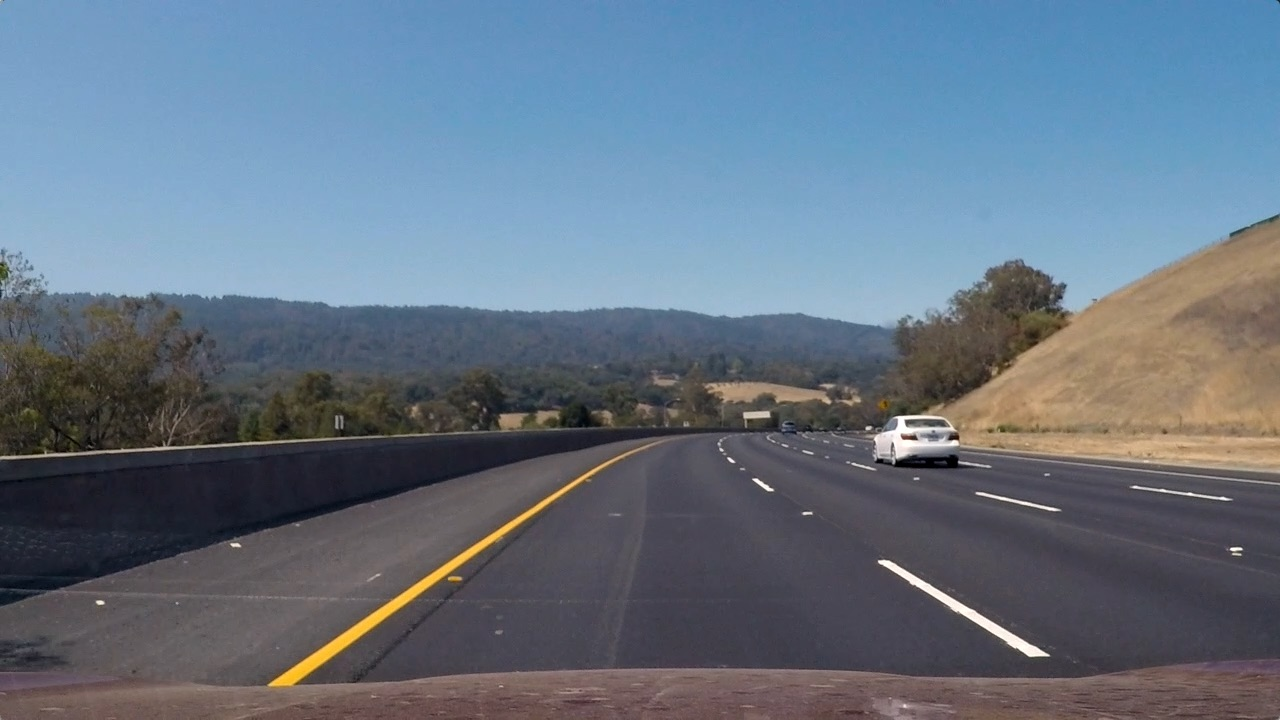
#> input picture lane_detection2/test/test3.jpg, 1280 x 720 px
$ python laneDetection.py
#> lines starting #> are read from the running program, lines starting #| are printed output that depends on the picture; after the words box and inside, x2 and y2 are one past the last pixel; in counts of white or black regions, pixels touching at a corner belong together; long printed decimals are rounded
### lane_detection2/preprocessing.py
import cv2
import numpy as np


def gray(image):
    return cv2.cvtColor(image, cv2.COLOR_BGR2GRAY)


def warp(image, draw_lines=False):
    height = image.shape[0]
    width = image.shape[1]

    #             szerokość wysokość
    src = np.float32([(550, 460),
                      (150, 720),
                      (1200, 720),
                      (770, 460)])

    dst = np.float32([(100, 0),
                      (100, 720),
                      (1100, 720),
                      (1100, 0)])

    # src = np.float32([[200, 460], [1150, 460], [436, 220], [913, 220]])
    # dst = np.float32([[300, 720], [1000, 720], [400, 0], [1200, 0]])

    if draw_lines:
        copy = np.copy(image)
        for i in range(src.shape[0]):
            x = src[i][0]
            y = src[i][1]
            if not i == src.shape[0]-1:
                x_1 = src[i+1][0]
                y_1 = src[i+1][1]
            else:
                x_1 = src[0][0]
                y_1 = src[0][1]
            text = cv2.putText(copy, f'{x}, {y}', (int(x-100), int(y-15)), cv2.FONT_HERSHEY_COMPLEX, 1, (255, 255, 255),
                               2, cv2.LINE_AA)
            copy = cv2.circle(text, (x, y), radius=0, color=(0, 0, 255), thickness=10)
            line = cv2.line(copy, (x, y), (x_1, y_1), color=(0, 255, 0), thickness=3)
        # cv2.imshow('outout', line)

    M = cv2.getPerspectiveTransform(src, dst)

    M_inv = cv2.getPerspectiveTransform(dst, src)

    warp = cv2.warpPerspective(image, M, (width, height), flags=cv2.INTER_LINEAR)
    # output_front = cv2.warpPerspective(image, M_inv, (width, height), flags=cv2.INTER_LINEAR)

    return warp, M_inv


def threshold(image):
    # ret, image = cv2.threshold(image, 170, 225, cv2.THRESH_BINARY)
    (ret, image) = cv2.threshold(image, 0, 225, cv2.THRESH_BINARY | cv2.THRESH_OTSU)
    if not ret:
        print('Error in threshold value')
    else:
        return image


image = cv2.imread('test/test3.jpg')
#> image is the input picture: shape (720, 1280, 3); mean B, G, R 130.7, 115.3, 101.1
image = cv2.flip(image, 1)
frame, inv_M = warp(image, True)
#> after the loop in warp, `for i in range(src.shape[0]):`:
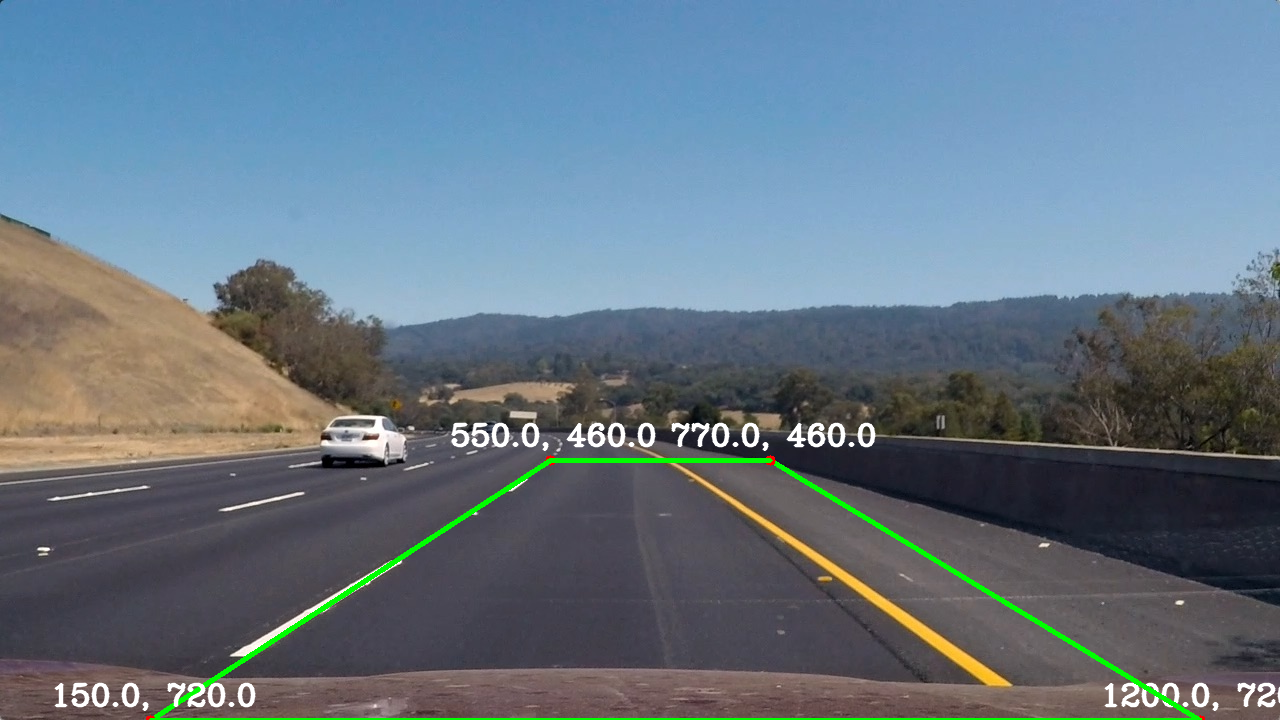
#> copy: shape (720, 1280, 3); mean B, G, R 131.1, 118, 101.4
#> in warp, `warp = cv2.warpPerspective(image, M, (width, height), flags=cv2.INTER_..`:
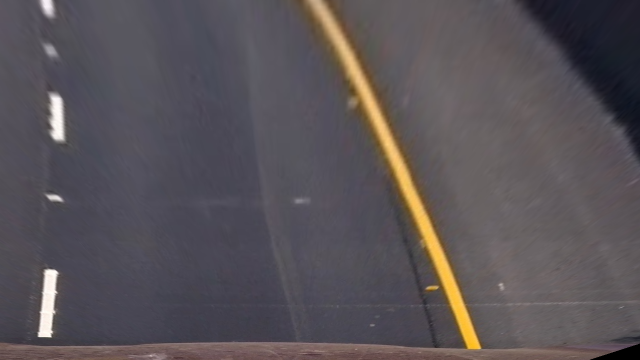
#> warp: shape (720, 1280, 3) (shown at 1/2 size); mean B, G, R 87.4, 83.2, 89
#> inv_M = [[0.22, -0.72, 528], [-3.1e-16, -0.429, 460], [-6.65e-19, -0.0011, 1]]
# cv2.imshow('frame', frame)
gray_img = gray(frame)
threshold_img = threshold(gray_img)
#> in threshold, `(ret, image) = cv2.threshold(image, 0, 225, cv2.THRESH_BINARY | cv2.TH..`:
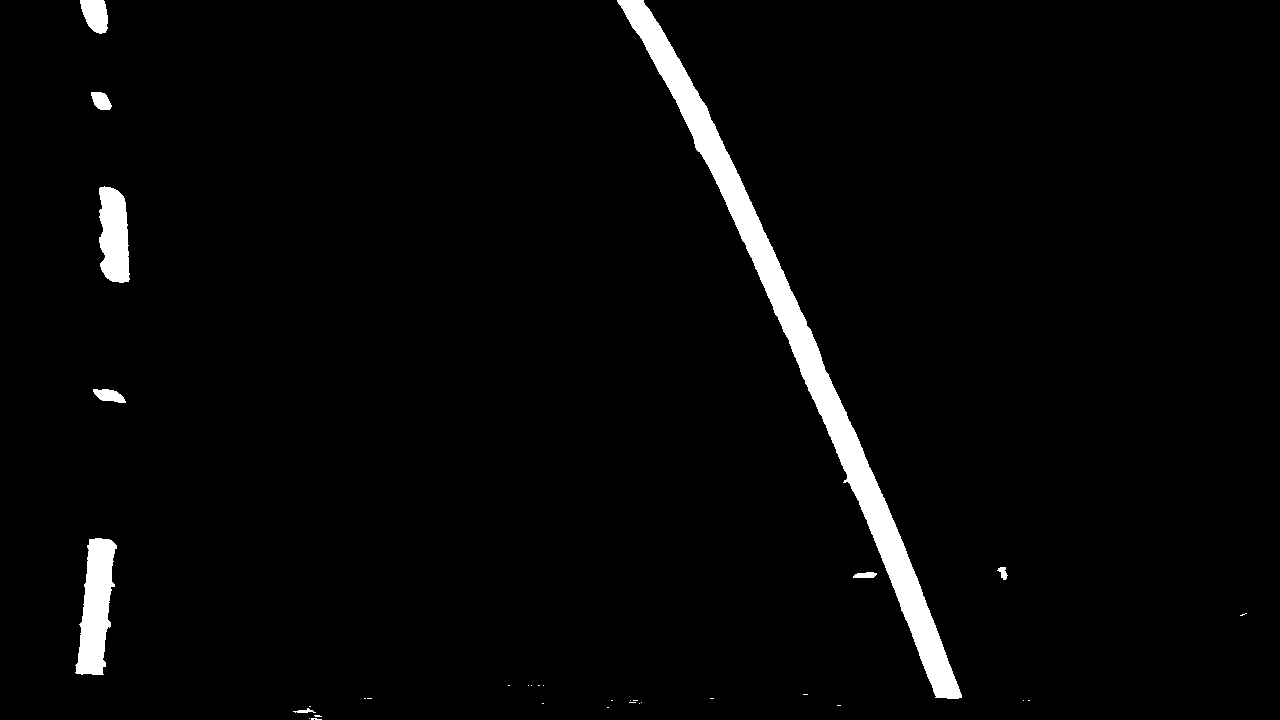
#> image: shape (720, 1280); values 0 (black) and 225 (white), 2.9% white; 34 white regions (25 under 20 px), largest, box (x1, y1, x2, y2) and area: (617, 0, 962, 699) 18948, (75, 538, 117, 675) 3593, (99, 186, 130, 283) 2414
#> in threshold, `(ret, image) = cv2.threshold(image, 0, 225, cv2.THRESH_BINARY | cv2.TH..`: ret = 136
# cv2.imshow('threshold', threshold)
cv2.imwrite('test/threshold.png', threshold_img)
with open('test/threshold.npy', 'wb') as file:
    np.save(file, threshold_img)
cv2.waitKey(0)

### lane_detection2/laneDetection.py
import cv2
import numpy as np
import matplotlib.pyplot as plt
from preprocessing import warp, gray, threshold

def find_lane_pixels(image):
    # Sumowanie pikseli z połowy obrazu względem osi pionowej.
    # np.sum([[0, 1],
    #         [0, 5]], axis=0)
    # >> array([0, 6])
    histogram = np.sum(image[image.shape[0]//2:, :], axis=0)

    # Ustawianie zdjęć w stos względem głębokości. Na jednym kanale nie było by widać kolorowych prostokątów.
    out_img = np.dstack((image, image, image)) * 255
    # print(out_img.shape)

    # Punkty przesuwającego się okna
    midpoint = int(histogram.shape[0] // 2)
    # Największ wartość wykryta od początku do środka (lewa linia)
    leftx_base = np.argmax(histogram[:midpoint])
    # Największ wartość wykryta od środka do końca (prawa linia)
    rightx_base = np.argmax(histogram[midpoint:])+midpoint
    # Image
    #  _______________________________________
    # |                                       |
    # | leftx_base    midpoint    rightx_base |
    # |_______________________________________|
    # print(leftx_base, '-', midpoint, '-', rightx_base)

    # Liczba okien
    nwindows = 9
    # Margines
    margin = 100

    minpix = 50

    window_height = int(image.shape[0] // nwindows)

    nonzero = image.nonzero()
    nonzeroy = np.array(nonzero[0])
    nonzerox = np.array(nonzero[1])
    # print(len(nonzero[1]), '\n')

    leftx_current = leftx_base
    rightx_current = rightx_base

    left_lane_inds = []
    right_lane_inds = []

    # Prostokąty, narazie wszystkie są równe w pionie
    for window in range(nwindows):
        win_y_low = image.shape[0] - (window+1) * window_height
        win_y_high = image.shape[0] - window * window_height
        win_xleft_low = leftx_current - margin
        win_xleft_high = leftx_current + margin
        win_xright_low = rightx_current - margin
        win_xright_high = rightx_current + margin

        cv2.rectangle(out_img, (win_xleft_low, win_y_low), (win_xleft_high, win_y_high), (0, 255, 0), 4)
        cv2.rectangle(out_img, (win_xright_low, win_y_low), (win_xright_high, win_y_high), (0, 255, 0), 4)

        # Indeksy niezerowych pikseli wewnątrz okna
        # Tam gdzie nonzeroy są większe lub równe dolnej ganicy okna i mniejsze od górnej, tak samo nonzerox. Zwraca
        # Fałsz lub Prawdę (0 lub 1),  za pomocą nonzero wybiera się tylko 1.
        good_left_inds = ((nonzeroy >= win_y_low) & (nonzeroy < win_y_high) & (nonzerox >= win_xleft_low) &
                          (nonzerox < win_xleft_high)).nonzero()[0]
        good_right_inds = ((nonzeroy >= win_y_low) & (nonzeroy < win_y_high) & (nonzerox >= win_xright_low) &
                           (nonzerox < win_xright_high)).nonzero()[0]

        # Przypisanie indeksów do listy spoza pętli. Tworzy się lista list, trzeba ją potem połączyć.

        left_lane_inds.append(good_left_inds)
        right_lane_inds.append(good_right_inds)

        # Jeżeli liczba znalezionych pikseli jest większa niż założona wartość (50px) wtedy granice okna się aktualizują.
        # Zachodzi to tak, że niezerowe piksele z orginalnego obrazu o indeksach niezerowych pikseli z okna są uśredniane.
        # Wszystko się dzieje w osi x bo okna są przesuwane tylko w poziomie, w pionie mają stałą wartość.
        if len(good_left_inds) > minpix:
            leftx_current = int(np.mean(nonzerox[good_left_inds]))
        if len(good_right_inds) > minpix:
            rightx_current = int(np.mean(nonzerox[good_right_inds]))

    # Lączenie listy list
    try:
        left_lane_inds = np.concatenate(left_lane_inds)
        right_lane_inds = np.concatenate(right_lane_inds)
    except AttributeError:
        pass

    # Wyciągnięcie pikseli przedstawiających linie ze zdjęcia
    leftx = nonzerox[left_lane_inds]
    rightx = nonzerox[right_lane_inds]
    lefty = nonzeroy[left_lane_inds]
    righty = nonzeroy[right_lane_inds]

    return leftx, lefty, rightx, righty, out_img

# find_lane_pixels(image)

# np.polyfit – Fit a polynomial p(x) = p[0] * x**deg + ... + p[deg] of degree deg to points (x, y).
# Aproksymacja zbioru danych linią. Jeżeli stopień będzie określony na 2 zwróci współczynniki równania kwadratowego
# y=ax^2+bx+c – zwróci a, b i c
# Ma to na celu ukierunkowanie dalszego wyszukiwanie w dobrze znanych obszarach, czyli prostokątach.
def fit_poly(img_shape, leftx, lefty, rightx, righty):
    left_fit = np.polyfit(lefty, leftx, 2)
    right_fit = np.polyfit(righty, rightx, 2)
    # Zakres zbioru danych
    ploty = np.linspace(0, img_shape[0]-1, img_shape[0])
    # Równanie kwadratowe
    left_fitx = left_fit[0] * ploty ** 2 + left_fit[1] * ploty + left_fit[2]
    right_fitx = right_fit[0] * ploty ** 2 + right_fit[1] * ploty + right_fit[2]

    return left_fitx, right_fitx, ploty

def search_around_poly(image):
    # Te wartości trzeba zdefiniować jeszcze raz bo są w innej funkcji
    margin = 100

    nonzero = image.nonzero()
    nonzeroy = np.array(nonzero[0])
    nonzerox = np.array(nonzero[1])

    leftx, lefty, rightx, righty, out_img = find_lane_pixels(image)

    # Ukierunkowane wyszukiwanie
    if (len(leftx) == 0 or len(rightx) == 0) or (len(righty) == 0 or len(lefty) == 0):
        out_img = np.dstack((image, image, image))*255
        left_curverad = 0
        right_curverad = 0
        print('0')

    else:
        left_fit = np.polyfit(lefty, leftx, 2)
        right_fit = np.polyfit(righty, rightx, 2)

        left_lane_inds = ((nonzerox > (left_fit[0] * (nonzeroy ** 2) + left_fit[1] * nonzeroy + left_fit[2] - margin)) &
                          (nonzerox < (left_fit[0] * (nonzeroy ** 2) + left_fit[1] * nonzeroy + left_fit[2] + margin)))

        right_lane_inds = ((nonzerox > (right_fit[0] * (nonzeroy ** 2) + right_fit[1] * nonzeroy + right_fit[2] - margin)) &
                           (nonzerox < (right_fit[0] * (nonzeroy ** 2) + right_fit[1] * nonzeroy + right_fit[2] + margin)))

        left_left_poly = left_fit[0] * (nonzeroy ** 2) + left_fit[1] * nonzeroy + left_fit[2] + margin/2
        right_left_poly = left_fit[0] * (nonzeroy ** 2) + left_fit[1] * nonzeroy + left_fit[2] - margin/2

        left_right_poly = right_fit[0] * (nonzeroy ** 2) + right_fit[1] * nonzeroy + right_fit[2] + margin/2
        right_right_poly = right_fit[0] * (nonzeroy ** 2) + right_fit[1] * nonzeroy + right_fit[2] - margin/2


        leftx = nonzerox[left_lane_inds]
        lefty = nonzeroy[left_lane_inds]
        rightx = nonzerox[right_lane_inds]
        righty = nonzeroy[right_lane_inds]

        print(np.array_equal(leftx, nonzeroy))

        left_fitx, right_fitx, ploty = fit_poly(image.shape, leftx, lefty, rightx, righty)

        ax = plt.subplot()
        ax.scatter(leftx, -lefty, c='g')
        ax.scatter(rightx, -righty, c='r')
        ax.plot(left_left_poly, -nonzeroy, c='b')
        ax.plot(right_left_poly, -nonzeroy, c='b')
        ax.plot(left_right_poly, -nonzeroy, c='m')
        ax.plot(right_right_poly, -nonzeroy, c='m')
        ax.plot(left_fitx, -ploty, c='c')
        ax.plot(right_fitx, -ploty, c='c')

        plt.show()

        # Konwersja wartości pikseli na dane rzeczywiste, założono długóśc równą 30m, a szerokość 3.7m
        ym_per_px = 30 / 720 # metry na piksel w osi y
        xm_per_px = 3.7 / 650  # metry na piksel w osi x

        # Obliczanie krzywizny
        left_fit_cr = np.polyfit(ploty * ym_per_px, left_fitx * xm_per_px, 2)
        right_fit_cr = np.polyfit(ploty * ym_per_px, right_fitx * xm_per_px, 2)
        y_eval = np.max(ploty)


        # Promień krzywsizny:
        # R = ((1 + (dy/dx) ** 2) ** 3/2) / (d2y/dx2)
        # y = ax ** 2 + bx + c
        # dy/dx = 2*ax + b
        # d2y/dx2 = 2*a
        left_curverad = ((1 + (2 * left_fit_cr[0] * y_eval * ym_per_px + left_fit_cr[1]) ** 2) ** 1.5) / \
                        np.absolute(2 * left_fit_cr[0])
        right_curverad = ((1 + (2 * right_fit_cr[0] * y_eval * ym_per_px + right_fit_cr[1]) ** 2) ** 1.5) / \
                         np.absolute(2 * right_fit_cr[0])

        # Wizualizacja
        out_img = np.dstack((image, image, image)) * 255
        window_img = np.zeros_like(out_img)
        # Linie w kolorze
        out_img[nonzeroy[left_lane_inds], nonzerox[left_lane_inds]] = [255, 0, 0]
        out_img[nonzeroy[right_lane_inds], nonzerox[right_lane_inds]] = [255, 0, 0]

        left = np.array([np.transpose(np.vstack([left_fitx, ploty]))])
        right = np.array([np.flipud(np.transpose(np.vstack([right_fitx, ploty])))])
        points = np.hstack((left, right))
        out_img = cv2.fillPoly(out_img, np.int_(points), (0, 255, 0))

    return out_img, left_curverad, right_curverad


with open(r'test/threshold.npy', 'rb') as file:
    image = np.load(file, allow_pickle=True)

# [8 lines of commented-out code are left out]

leftx, lefty, rightx, righty, lanes = find_lane_pixels(image)
img_shape = image.shape
left_fitx, right_fitx, ploty = fit_poly(img_shape, leftx, lefty, rightx, righty)
out_img, left_curverad, right_curverad = search_around_poly(image)
#| False
#> in search_around_poly, `plt.show()`:
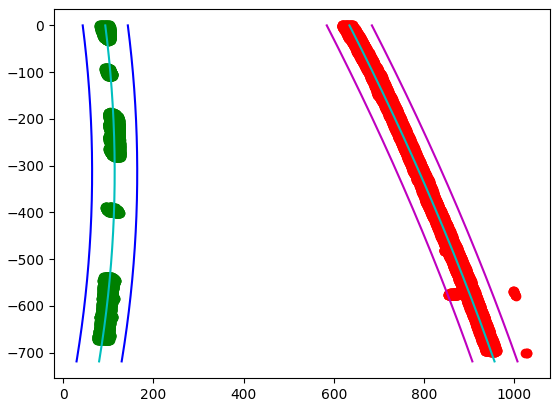
#> figure drawn by matplotlib, 1 panel
print(left_curverad, right_curverad)
#| 724.094 1341.548
cv2.imshow('image', image)
cv2.imshow('lanes', lanes)
cv2.imshow('poly', out_img)
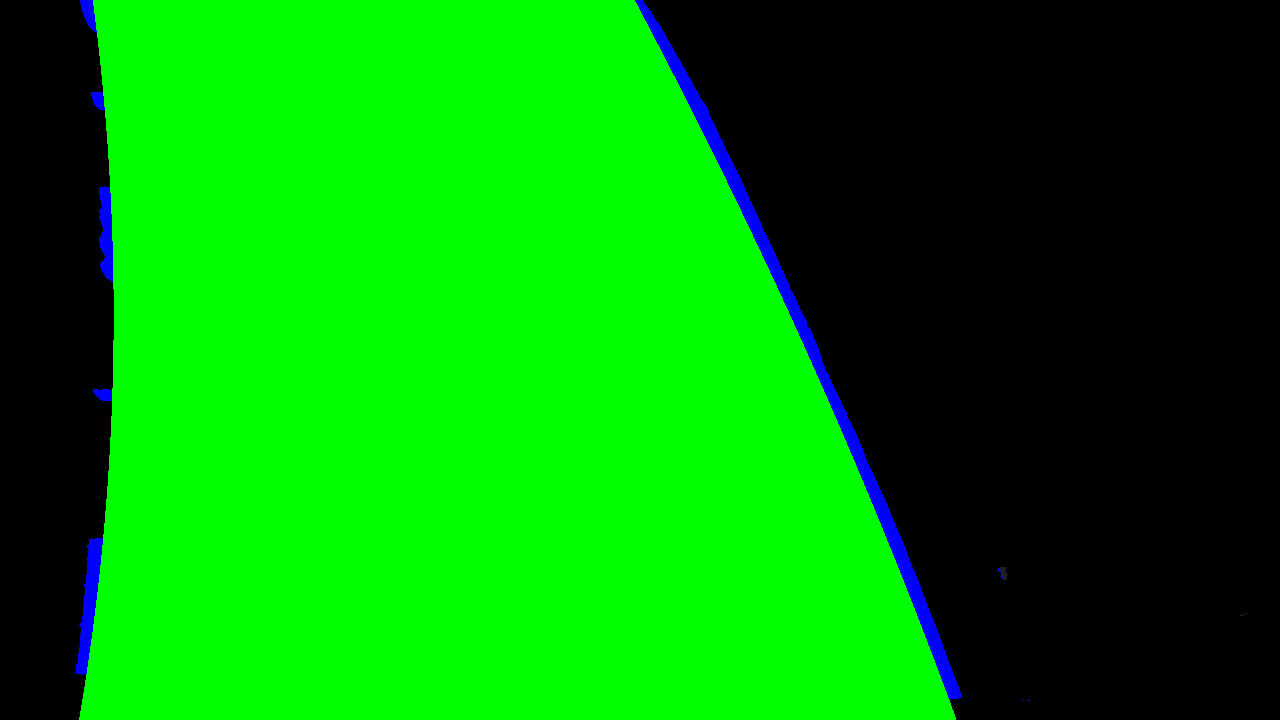
#> window 'poly': shape (720, 1280, 3); mean B, G, R 3.6, 139.7, 0
cv2.waitKey(0)
